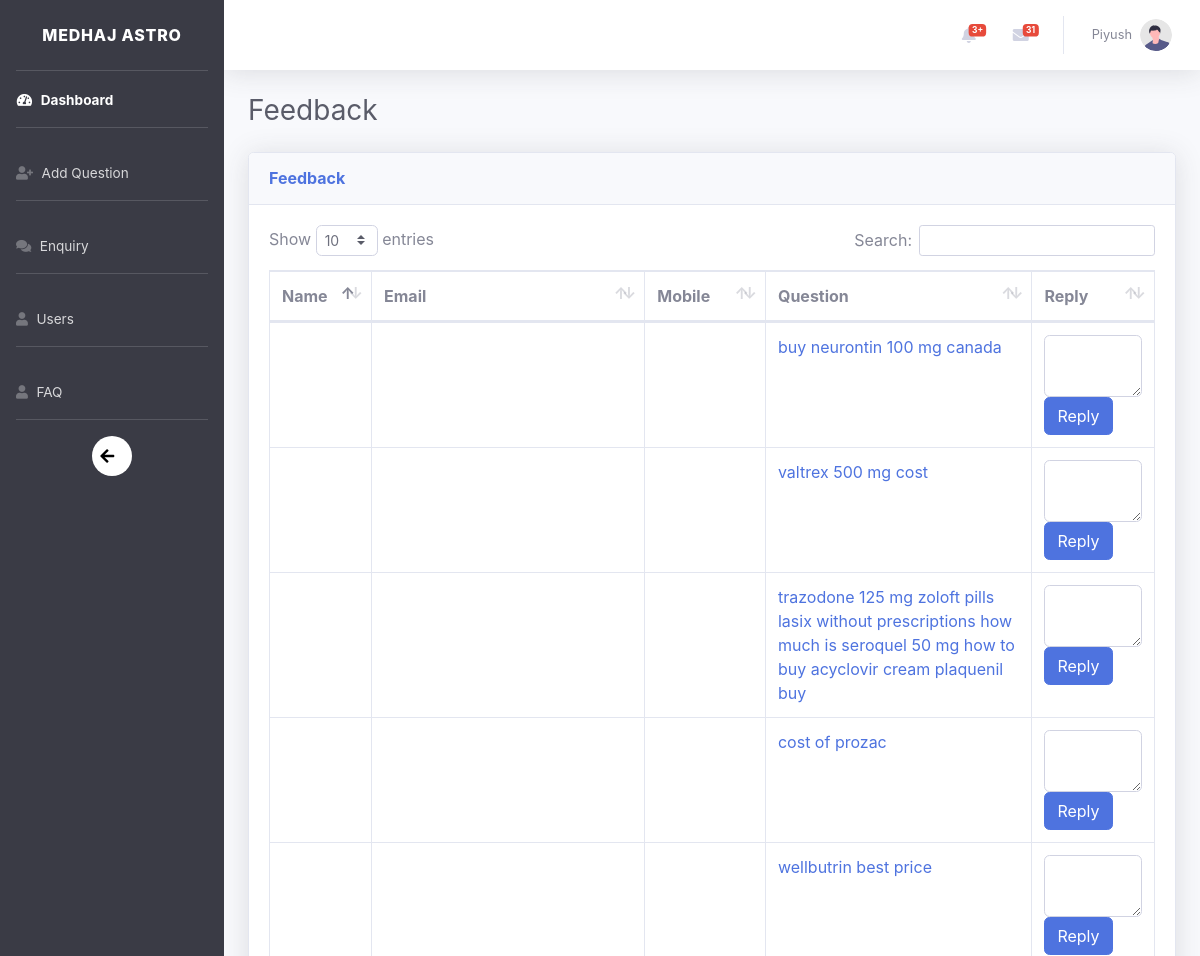
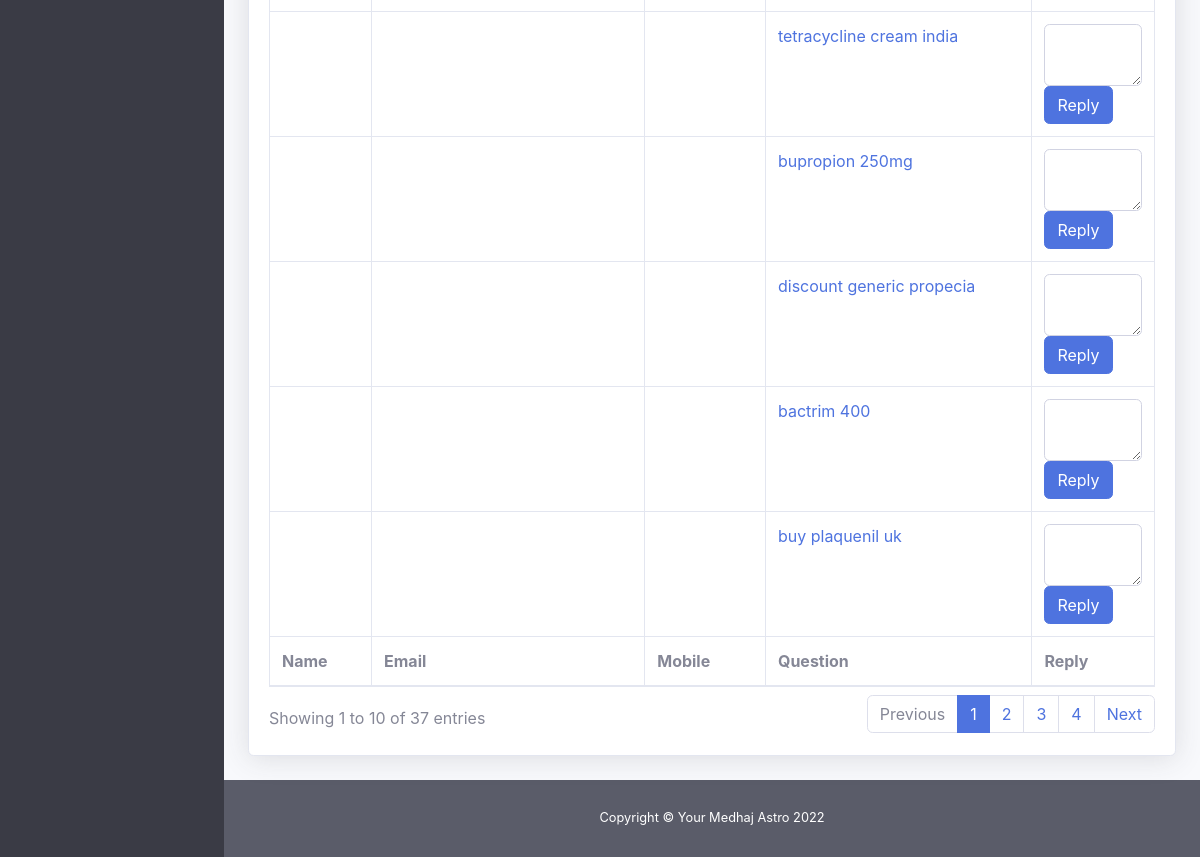
The page /feedback.php (signed in) on the database its author committed (2 pictures, top to bottom).
### tables this page shows
CREATE TABLE `feedback` (
  `id` int(11) NOT NULL,
  `name` text NOT NULL,
  `email` text NOT NULL,
  `mobile` text NOT NULL,
  `comment` text NOT NULL,
  `answer` text NOT NULL
);

### feedback.php (the view, shortened to what this page needs)
<!DOCTYPE html>
<html lang="en">
<head>
    <link href="css/sb-admin-2.min.css" rel="stylesheet">
    <link href="vendor/datatables/dataTables.bootstrap4.min.css" rel="stylesheet">
    <link href="vendor/fontawesome-free/css/all.min.css" rel="stylesheet" type="text/css">
</head>
<body id="page-top">
    <div id="wrapper">
    <?php include 'sidebar.php'; ?>
        <div id="content-wrapper" class="d-flex flex-column">
            <div id="content">
            <?php include 'topbar.php';?>
                <div class="container-fluid">
                    <div class="d-sm-flex align-items-center justify-content-between mb-4">
                            <h1 class="h3 mb-0 text-gray-800">Feedback</h1>
                    </div>
                    <div class="row">
                      <div class="col-lg-12 col-md-12 col-sm-12">
                    <div class="card shadow mb-4">
                        <div class="card-header py-3">
                            <h6 class="m-0 font-weight-bold text-primary">Feedback</h6>
                        </div>
                        <div class="card-body">
                            <div class="table-responsive">
                                <table class="table table-bordered" id="dataTable" width="100%" cellspacing="0">
                                    <thead>
                                        <tr>
                                            <th>Name</th>
                                            <th>Email</th>
                                            <th>Mobile</th>
                                            <th>Question</th>
                                            <th>Reply</th>
                                        </tr>
                                    </thead>
                                    <tfoot>
                                    <tr>
                                            <th>Name</th>
                                            <th>Email</th>
                                            <th>Mobile</th>
                                            <th>Question</th>
                                            <th>Reply</th>
                                        </tr>
                                    </tfoot>
                                    <tbody>
                                        <?php
                                        include '../inc/dbcon.php';
                                                        $q="SELECT * FROM `feedback` order by id desc";
                                                        $r=mysqli_query($con,$q);
                                                        if($r){
                                                           while($data=mysqli_fetch_assoc($r)){
                                                                  ?>
                                                                   <tr>
                                                                 <td><?php echo $data['name'];?></td>
                                                                 <td><?php echo $data['email'];?></td>
                                                                 <td><?php echo $data['mobile'];?></td>
                                                                 <td><?php echo $data['comment'];?></td>
                                                                 <td><input type="hidden" id="feedback_id<?php echo $data['id']; ?>" value="<?php echo $data['id']; ?>"><textarea id="answer<?php echo $data['id']; ?>" name="feedback_reply" class="form-control"><?php echo $data['answer']; ?></textarea><button class="btn btn-primary feedback_reply_submit" id="<?php echo $data['id']; ?>">Reply</button></td>
                                                                 </tr>
                                                                  <?php
                                                                 }
                                                            }
                                        ?>
                                    </tbody>
                                </table>
                            </div>
                        </div>
                    </div>
                      </div>
                    </div>
                </div>
            </div>
            <footer class="sticky-footer bg-dark text-white">
                <div class="container my-auto">
                    <div class="copyright text-center my-auto">
                        <span>Copyright &copy; Your Medhaj Astro 2022</span>
                    </div>
                </div>
            </footer>
        </div>
    </div>
</body>
</html>

### rows shown on the page
feedback: comment "buy neurontin 100 mg canada"
feedback: comment "valtrex 500 mg cost"
feedback: comment "trazodone 125 mg zoloft pills lasix without prescriptions how much is seroquel 50 mg how to buy acyclovir cream plaquenil buy"
feedback: comment "cost of prozac"
feedback: comment "wellbutrin best price"
feedback: comment "tetracycline cream india"
feedback: comment "bupropion 250mg"
feedback: comment "discount generic propecia"
feedback: comment "bactrim 400"
feedback: comment "buy plaquenil uk"

### other values the page prints
mysqli_num_rows($qsfrowsrun) "31"
$_SESSION['name'] "Piyush"
